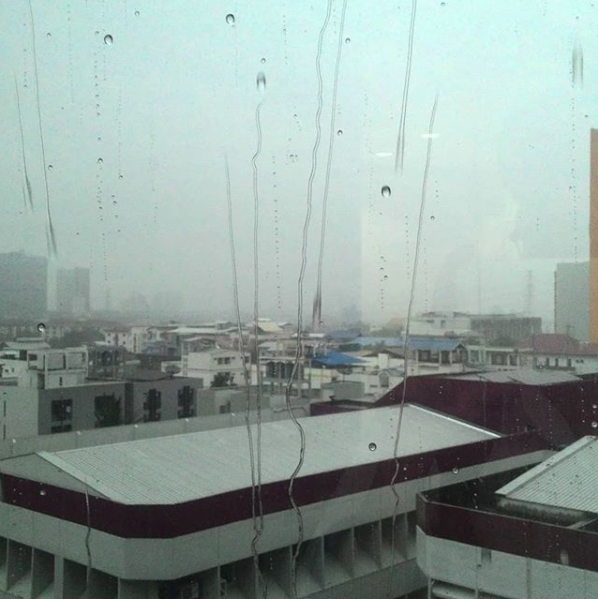
#> input picture ML/Clustering/Capture.PNG, 598 x 599 px, found by its file name
$ jupyter execute otsu.ipynb
#> lines starting #> are read from the running program, lines starting #| are printed output that depends on the picture; after the words box and inside, x2 and y2 are one past the last pixel; in counts of white or black regions, pixels touching at a corner belong together
[cell 1]
import cv2
import matplotlib.pyplot as plt
import numpy as np

[cell 2]
img_path = 'capture.png'
plt.rcParams['figure.figsize'] = [14, 8]

[cell 3]
im = cv2.imread(img_path)
#> im is the input picture: shape (599, 598, 3); mean B, G, R 156, 161, 145.1
plt.imshow(im[:,:,::-1])
plt.show()

[cell 4]
img_gray = cv2.cvtColor(im, cv2.COLOR_RGB2GRAY)
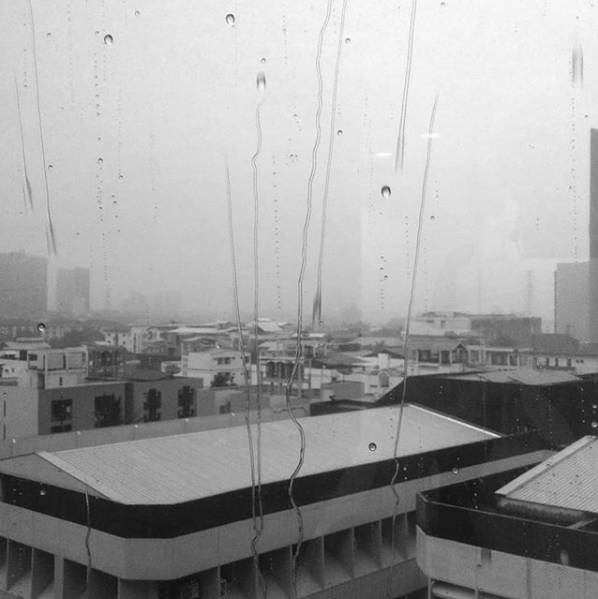
#> img_gray: shape (599, 598); min 14, max 252, mean 157.7
plt.imshow(img_gray)
plt.show()

[cell 5]
im_arr = []
for x in range(im.shape[0]):
    for y in range(im.shape[1]):
        im_arr.append(im.data[x, y, 0])
#> after the loop, im_arr = 358202 items

[cell 6]
n = plt.hist(im_arr, 256)
plt.xlabel('Pixel Intensity')
plt.ylabel('Pixel Count')
plt.show()
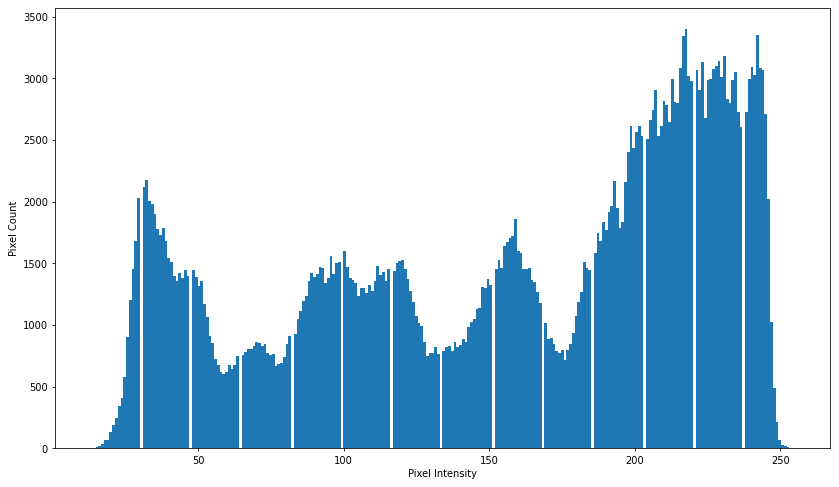
#> figure drawn by matplotlib, 1 panel; tallest bar 3399 high, from x = 217.2 to 218.1

[cell 7]
w0 = 0
sum0 = 0
sum1 = np.dot(np.asmatrix(n[0]), np.matrix(np.arange(n[0].size)).T).item(0)
#> sum1 = 54026741
maximum = 0
total = n[0].sum()
#> total = 358202
val_list = []
for i in range(n[0].size):
    w1 = total  - w0
    if w0 > 0 and w1 > 0:
        m1 = (sum1 - sum0) / w1
        val = w0 * w1 * ((sum0 / w0) - m1)**2
        val_list.append(val)
        if val > maximum:
            level = i
            maximum = val
    w0 += n[0][i]
    sum0 += i * n[0][i]
#> this loop made 256 passes
#> (w1, m1, maximum, w0, sum0) on passes 2 to 13: (358201, 150.8, 8.15e+09, 6, 5), (358196, 150.8, 4.84e+10, 14, 21), (358188, 150.8, 1.12e+11, 32, 75), (358170, 150.8, 2.53e+11, 63, 199), (358139, 150.9, 4.92e+11, 133, 549), (358069, 150.9, 1.03e+12, 203, 969), (357999, 150.9, 1.55e+12, 337, 1907), (357865, 151, 2.55e+12, 523, 3395), (357679, 151, 3.91e+12, 770, 5618), (357432, 151.1, 5.69e+12, 1115, 9068), (357087, 151.3, 8.16e+12, 1521, 13534), (356681, 151.4, 1.1e+13, 2102, 20506)
#> (w1, m1, val, w0, sum0) on passes 20, 38, 56: (348836, 154.5, 6.44e+13, 11487, 172501), (320231, 166, 2.48e+14, 39417, 936615), (304766, 172.2, 3.33e+14, 54192, 1598211)
#> after the loop, level = 137; maximum = 5.33e+14; sum0 = 54026741; val_list = 255 values, max 5.33e+14 at index 136, min 3.89e+09 at index 254, mean 3.41e+14; w0 = 358202
print(level)
#| 137
print(maximum)
#| 533185246499633.5

[cell 8]
plt.plot(val_list)
plt.axvline(level, color='black')
plt.xlabel('Pixel Intensity')
plt.ylabel('Inter-Class Variance')
plt.show()
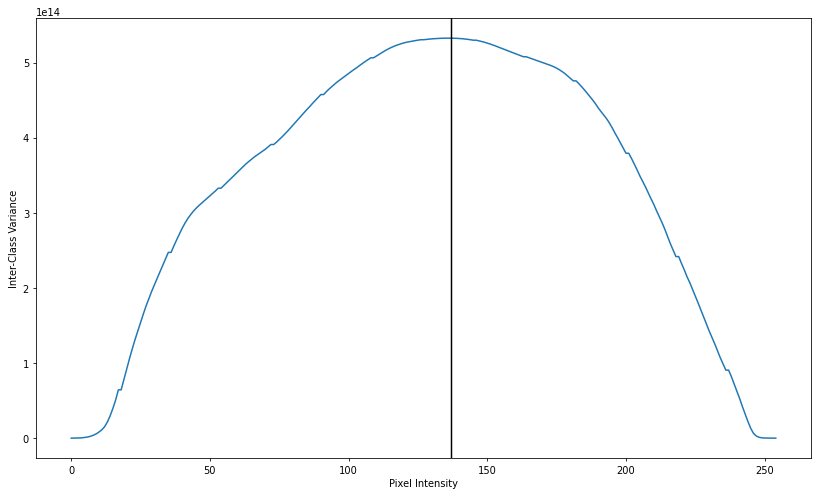
#> figure drawn by matplotlib, 1 panel; curve peaks at x = 136, y = 5.33e+14

[cell 9]
for x in range(im.shape[0]):
    for y in range(im.shape[1]):
        if im.data[x,y,0] > level:
            im[x][y] = [255, 255, 255]
        else:
            im[x][y] = [0, 0, 0]
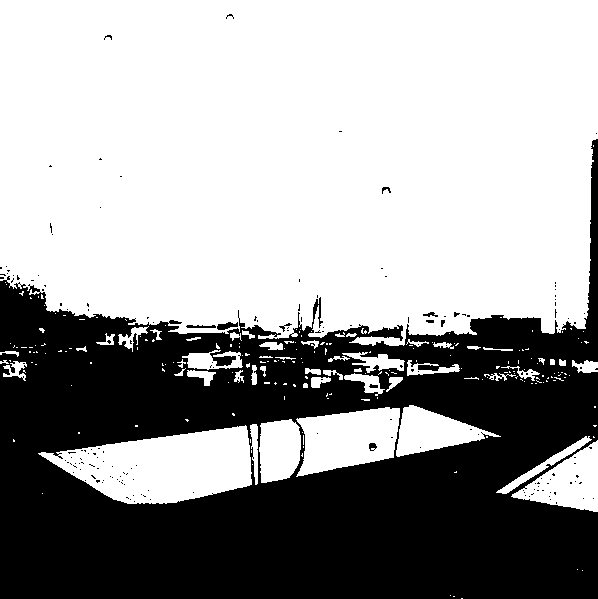
#> im: shape (599, 598, 3); 62% white; 174 black regions (164 under 20 px), largest, box (x1, y1, x2, y2) and area: (0, 139, 598, 599) 135097, (217, 322, 238, 330) 105, (186, 325, 216, 328) 71
plt.imshow(im)
plt.show()

[cell 10]
cv2.imwrite('otsu.png',im)
#> Out = True

$ run again, with ML/Clustering/otsu.png copied over ML/Clustering/Capture.PNG
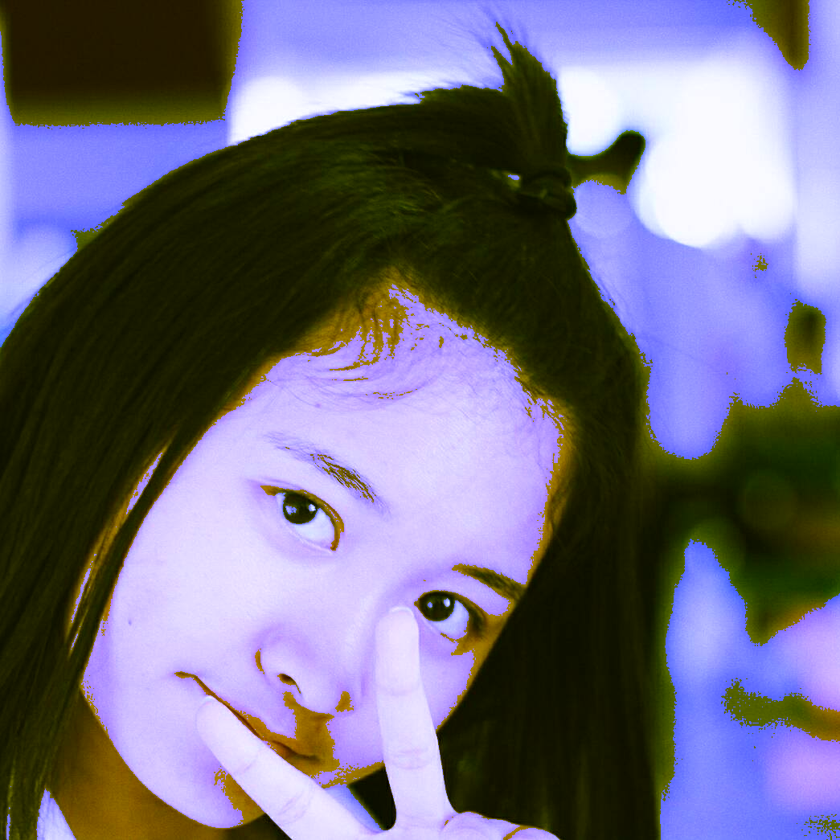
#> input picture ML/Clustering/otsu.png, 840 x 840 px, shrunk from 1045 x 1045 before the run, found by its file name
#> im is the input picture: shape (840, 840, 3); mean B, G, R 127.4, 108.8, 112.8
#> after the loop `for x in range(im.shape[0]):`: im_arr = 705600 items
#> `plt.show()`:
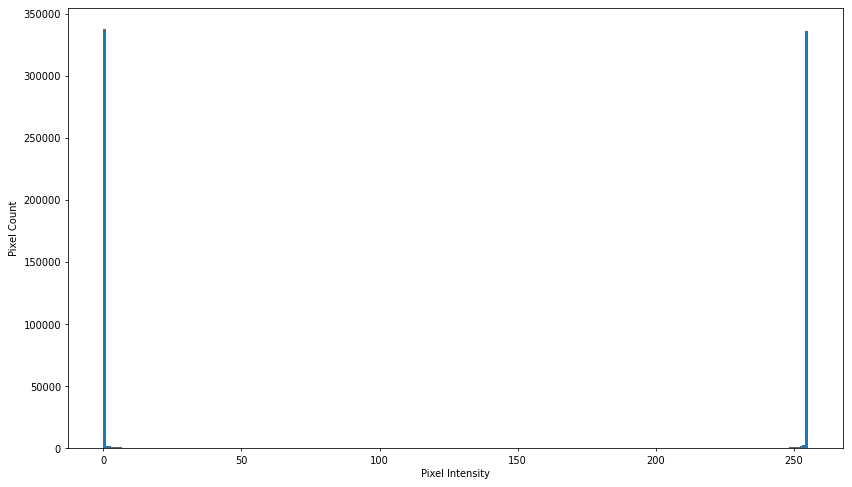
#> figure drawn by matplotlib, 1 panel; tallest bar 337751 high, from x = 0 to 0.996
#> sum1 = 89914743
#> total = 705600
#> the loop `for i in range(n[0].size):` made 256 passes
#> (w1, m1, maximum, w0, sum0) on passes 2 to 9: (367849, 244.4, 7.42e+15, 339737, 1986), (365863, 245.8, 7.51e+15, 341239, 4990), (364361, 246.8, 7.57e+15, 342386, 8431), (363214, 247.5, 7.62e+15, 343520, 12967), (362080, 248.3, 7.67e+15, 344424, 17487), (361176, 248.9, 7.7e+15, 345271, 22569), (360329, 249.5, 7.74e+15, 345700, 25572), (359900, 249.8, 7.76e+15, 345906, 27220)
#> after the loop `for i in range(n[0].size):`: level = 128; maximum = 7.93e+15; sum0 = 89914743; val_list = 255 values, max 7.93e+15 at index 127, min 7.39e+15 at index 254, mean 7.86e+15; w0 = 705600
#| 128
#| 7927325894242534.0
#> after the loop `for x in range(im.shape[0]):`:
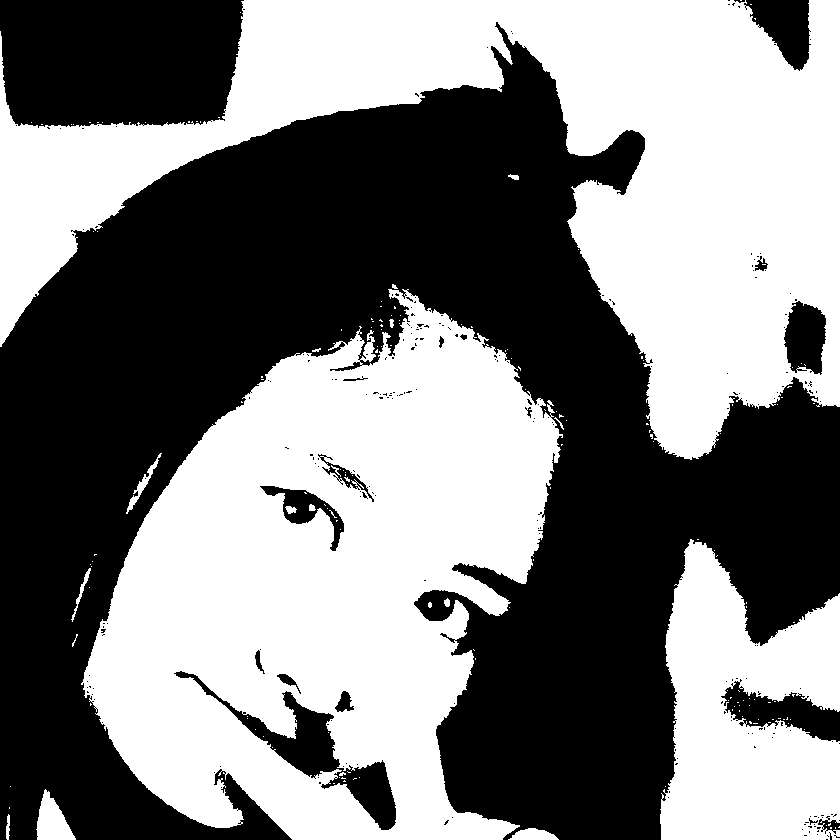
#> im: shape (840, 840, 3); 50% white; 167 white regions (149 under 20 px), largest, box (x1, y1, x2, y2) and area: (81, 289, 563, 840) 159661, (0, 0, 840, 460) 152562, (660, 539, 840, 840) 37471
#> Out = True

$ run again, with ML/Clustering/Image_processing_pre_otsus_algorithm.jpg saved as ML/Clustering/Capture.PNG
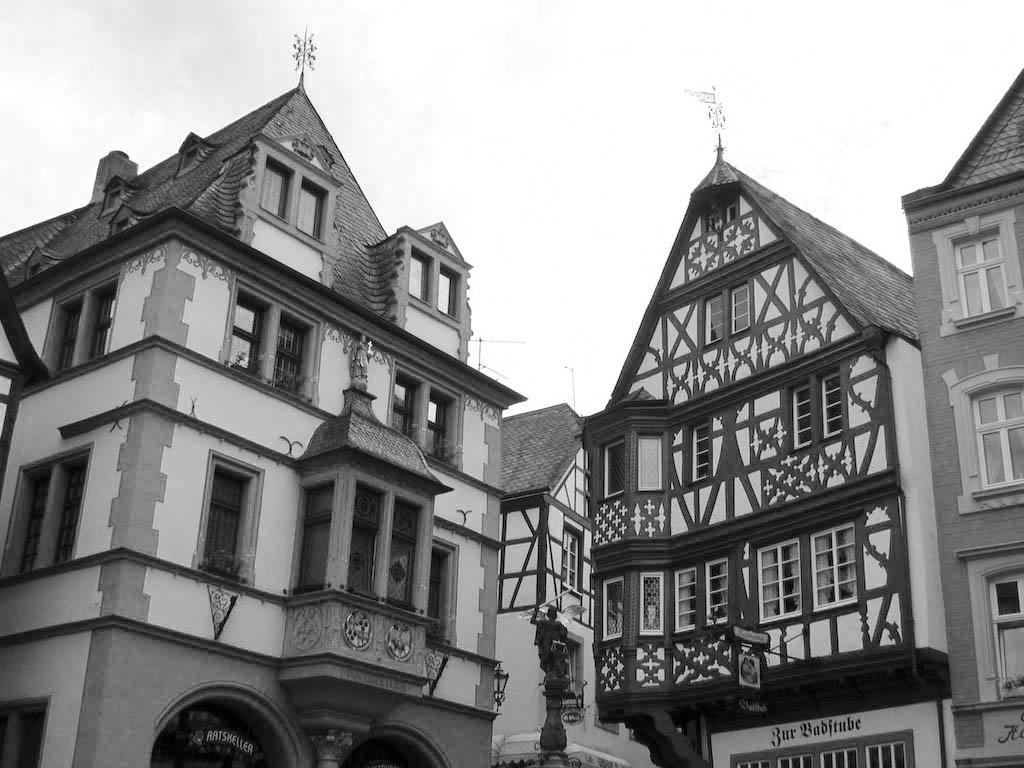
#> input picture ML/Clustering/Image_processing_pre_otsus_algorithm.jpg, 1024 x 768 px, found by its file name
#> im is the input picture: shape (768, 1024, 3); min 0, max 255, mean 141.3
#> after the loop `for x in range(im.shape[0]):`: im_arr = 786432 items
#> `plt.show()`:
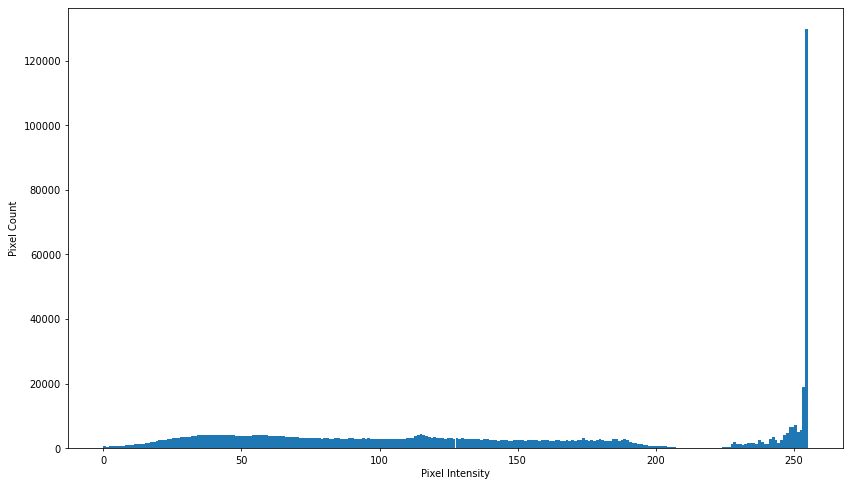
#> figure drawn by matplotlib, 1 panel; tallest bar 129724 high, from x = 254 to 255
#> sum1 = 111137506
#> total = 786432
#> the loop `for i in range(n[0].size):` made 256 passes
#> (w1, m1, maximum, w0, sum0) on passes 2 to 9: (785834, 141.4, 9.4e+12, 973, 375), (785459, 141.5, 1.52e+13, 1497, 1423), (784935, 141.6, 2.32e+13, 2142, 3358), (784290, 141.7, 3.3e+13, 2848, 6182), (783584, 141.8, 4.35e+13, 3619, 10037), (782813, 142, 5.49e+13, 4434, 14927), (781998, 142.1, 6.67e+13, 5247, 20618), (781185, 142.2, 7.84e+13, 6118, 27586)
#> after the loop `for i in range(n[0].size):`: level = 153; maximum = 3.29e+15; sum0 = 111137506; val_list = 255 values, max 3.29e+15 at index 152, min 9.4e+12 at index 0, mean 2.4e+15; w0 = 786432
#| 153
#| 3294247047055132.0
#> after the loop `for x in range(im.shape[0]):`:
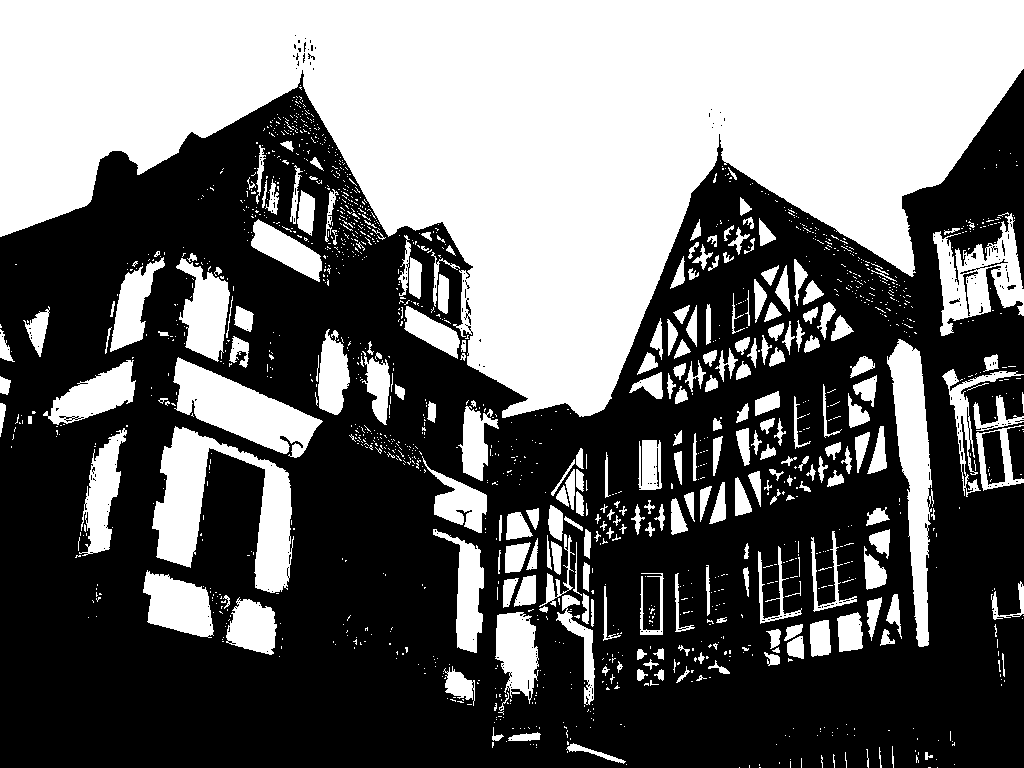
#> im: shape (768, 1024, 3); 42.2% white; 1555 white regions (1300 under 20 px), largest, box (x1, y1, x2, y2) and area: (0, 0, 1024, 418) 225064, (152, 426, 294, 593) 9782, (887, 339, 934, 647) 6804
#> Out = True
